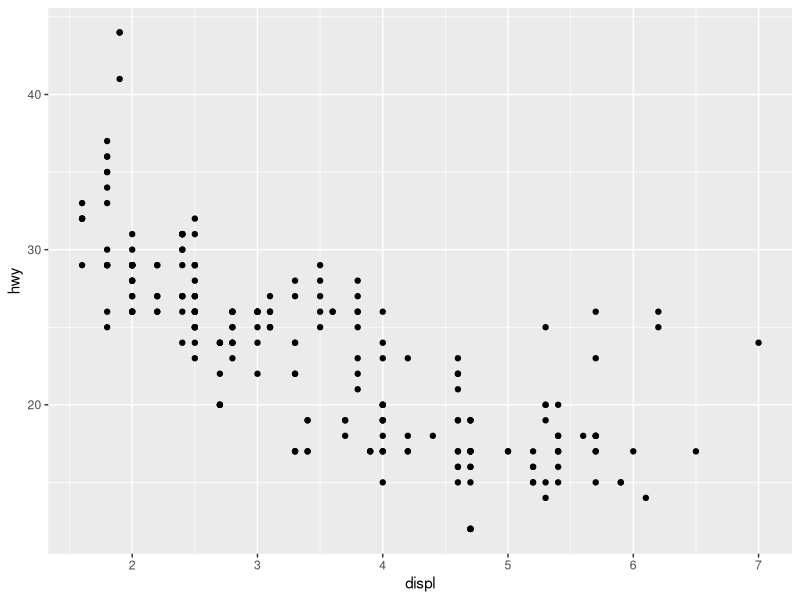
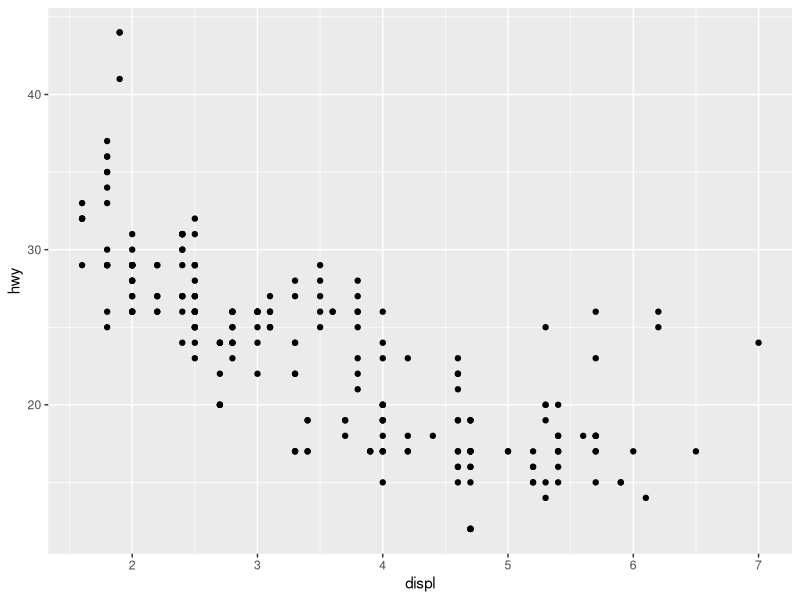
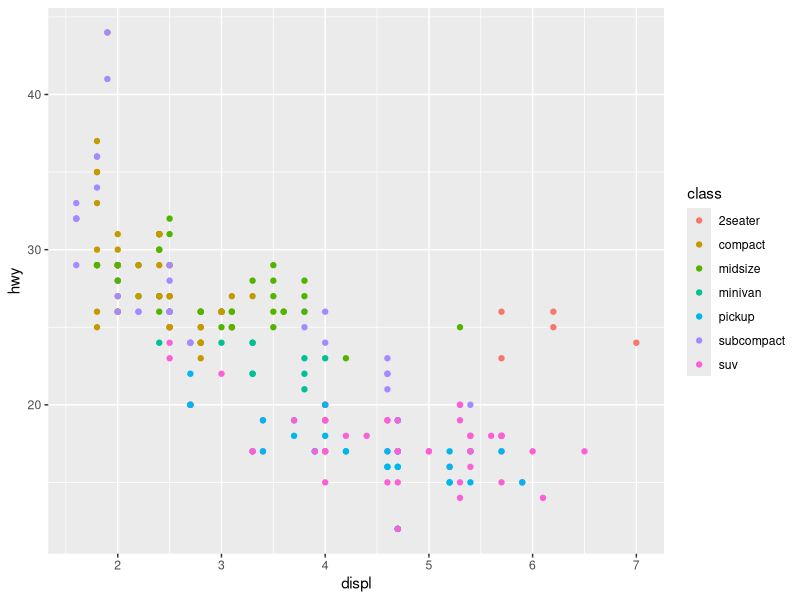
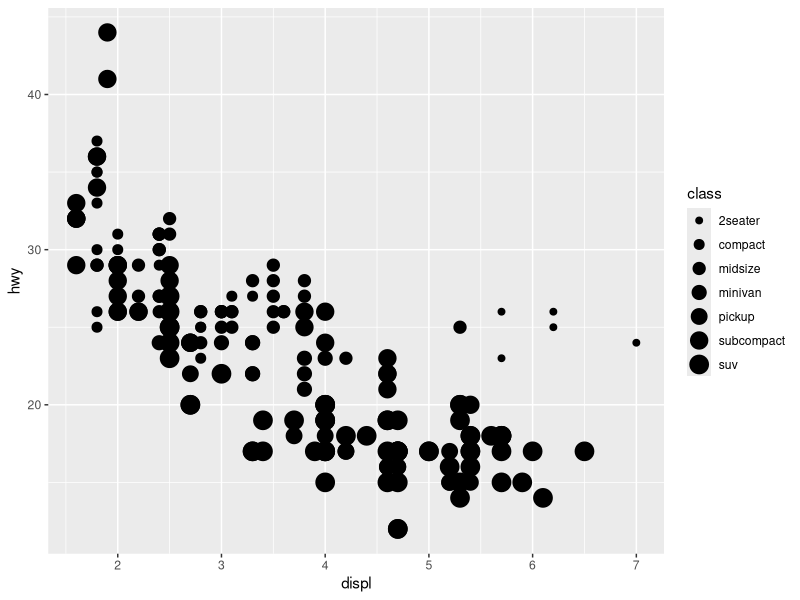
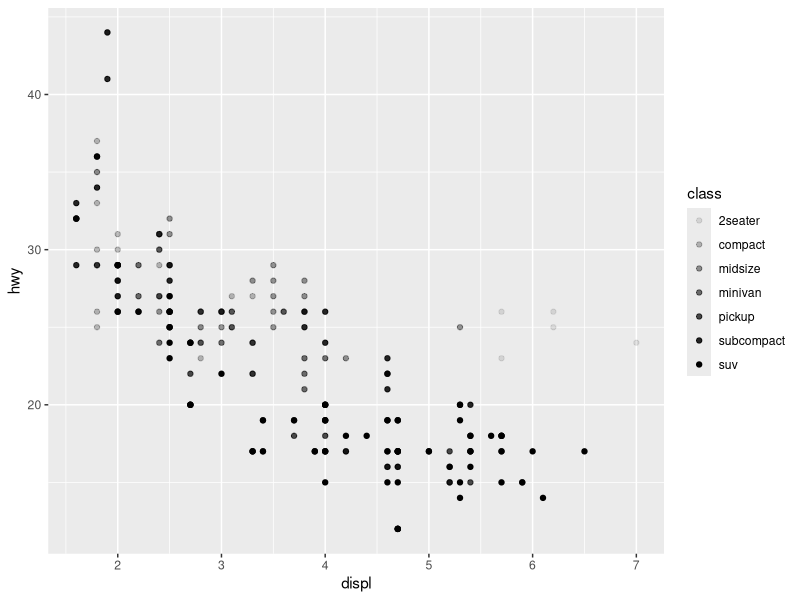
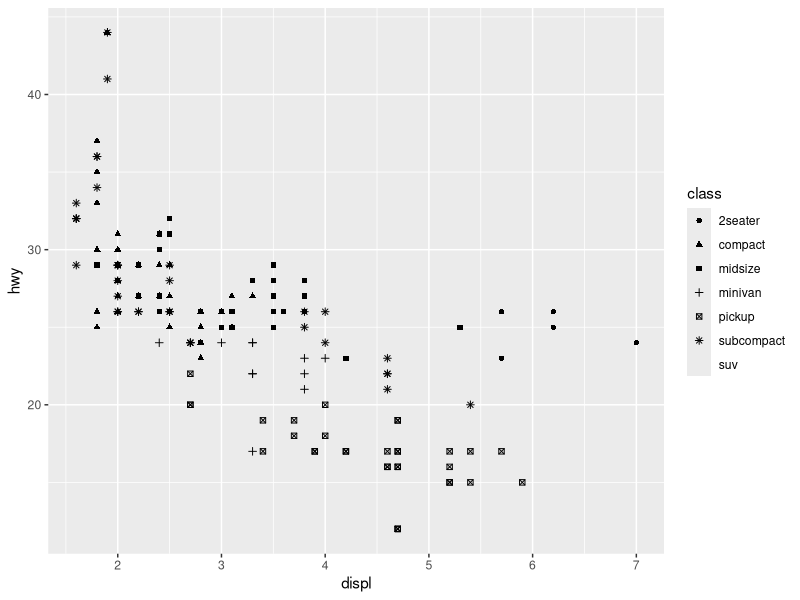
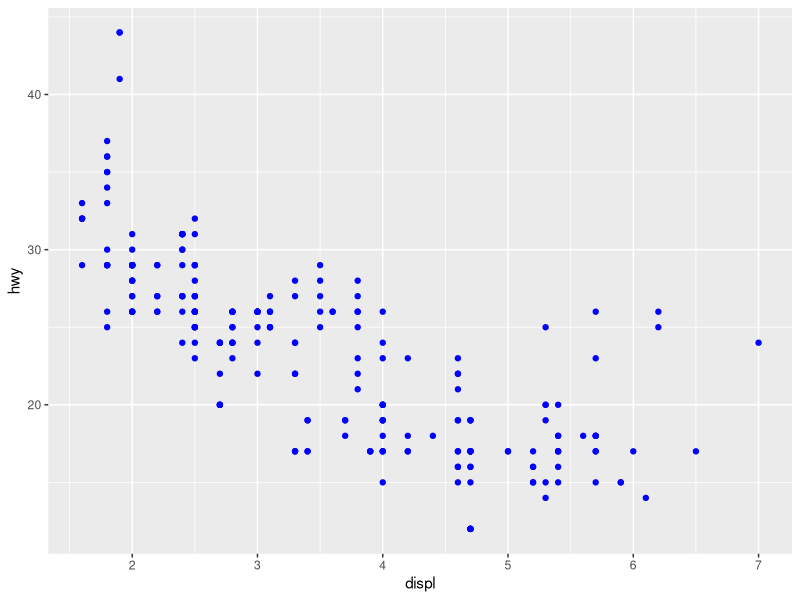
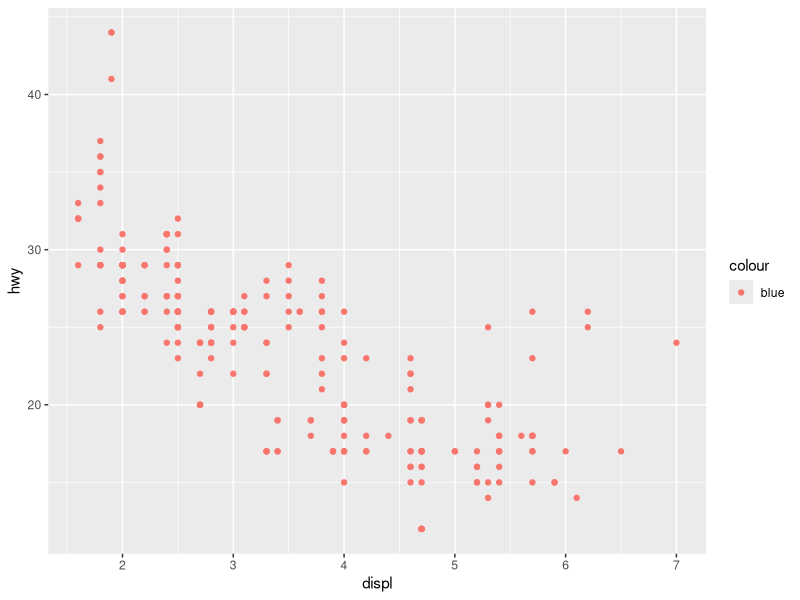

The R source for these figures, in order:
## ---- chunk 1
knitr::opts_chunk$set(echo = TRUE)
## ---- chunk 2
ggplot2::mpg
## ---- chunk 3
library(ggplot2)         
ggplot(data = mpg) +
  geom_point(mapping = aes(x = displ, y = hwy))

## ---- chunk 4
ggplot(data = mpg) + 
  geom_point(mapping = aes(x = displ, y = hwy))
## ---- chunk 5
ggplot(data = mpg) + 
  geom_point(mapping = aes(x = displ, y = hwy, color = class))
## ---- chunk 6
ggplot(data = mpg) + 
  geom_point(mapping = aes(x = displ, y = hwy, size = class))
## ---- chunk 7
ggplot(data = mpg) + 
  geom_point(mapping = aes(x = displ, y = hwy, alpha = class))
## ---- chunk 8
ggplot(data = mpg) +
  geom_point(mapping = aes(x = displ, y = hwy, shape = class))
## ---- chunk 9
ggplot(data = mpg) + 
  geom_point(mapping = aes(x = displ, y = hwy), color = "blue")
## ---- chunk 10
ggplot(data = mpg) +
  geom_point(
    mapping = aes(x = displ, y = hwy, color = "blue")
  )
## ---- chunk 11
ggplot(data = mpg) + 
  geom_point(mapping = aes(x = displ, y = hwy)) +
  facet_wrap(~ class, nrow =2)
## ---- chunk 12
ggplot(data = mpg) + 
  geom_point(mapping = aes(x = displ, y = hwy)) +
  facet_grid(drv ~ cyl) 
## ---- chunk 13
ggplot(data = mpg) + 
  geom_point(mapping = aes(x = displ, y = hwy)) +       facet_grid(. ~ cyl)
## ---- chunk 14
ggplot(data = mpg) + 
  geom_point(mapping = aes(x = drv, y = cyl))
## ---- chunk 15
ggplot(data = mpg) + 
  geom_point(mapping = aes(x = displ, y = hwy)) + 
  facet_grid(drv ~ .)
  
ggplot(data = mpg) + 
  geom_point(mapping = aes(x = displ, y = hwy)) + 
  facet_grid(. ~ cyl)
## ---- chunk 16
ggplot(data = mpg) + 
  geom_point(mapping = aes(x = displ, y = hwy)) + 
  facet_wrap(~ class, nrow = 2)
## ---- chunk 17
ggplot(data = mpg) + 
  geom_point(mapping = aes(x = displ, y = hwy))  
          
ggplot(data = mpg) + 
  geom_smooth(mapping = aes(x = displ, y = hwy))
## ---- chunk 18
ggplot(data = mpg) + 
  geom_smooth(mapping = aes(x = displ, y = hwy,         linetype = drv))
## ---- chunk 19
ggplot(data = mpg, mapping = aes(x = displ, y = hwy)) + 
  geom_point(mapping = aes(color = drv)) +
  geom_smooth(mapping = aes(linetype = drv))
## ---- chunk 20
ggplot(data = mpg) + 
  geom_smooth(mapping = aes(x = displ, y = hwy))
  
ggplot(data = mpg) + 
  geom_smooth(mapping = aes(x = displ, y = hwy, group = drv))
    
ggplot(data = mpg) + 
  geom_smooth(mapping = aes(x = displ, y = hwy, color = drv), show.legend = FALSE)
## ---- chunk 21
ggplot(data = mpg) + 
  geom_point(mapping = aes(x = displ, y = hwy)) + 
  geom_smooth(mapping = aes(x = displ, y = hwy))
## ---- chunk 22
ggplot(data = mpg, mapping = aes(x = displ, y = hwy)) + 
  geom_point() + 
  geom_smooth()
## ---- chunk 23
ggplot(data = mpg, mapping = aes(x = displ, y = hwy)) + 
  geom_point(mapping = aes(color = class)) + 
  geom_smooth()
## ---- chunk 24
library(ggplot2)
library(dplyr)
ggplot(data = mpg, mapping = aes(x = displ, y = hwy)) + 
     geom_point(mapping = aes(color = class)) + 
     geom_smooth(data = filter(mpg, class == "subcompact"), se = FALSE)
## ---- chunk 25
ggplot(data = mpg, mapping = aes(x = displ, y = hwy, color = drv)) + 
  geom_point() + 
  geom_smooth(se = FALSE)
## ---- chunk 26
ggplot(data = mpg, mapping = aes(x = displ, y = hwy)) + 
  geom_point() + 
  geom_smooth()
    
ggplot() + 
  geom_point(data = mpg, mapping = aes(x = displ, y = hwy)) + 
  geom_smooth(data = mpg, mapping = aes(x = displ, y = hwy))
## ---- chunk 27
ggplot(data = mpg, mapping = aes(x = displ, y = hwy)) +
      geom_point() +
      geom_smooth(se = FALSE)
    
ggplot(data = mpg, mapping = aes(x = displ, y = hwy)) +
      geom_point() +
      geom_smooth(mapping = aes(group = drv), se = FALSE)

ggplot(data = mpg, mapping = aes(x = displ, y = hwy)) +
      geom_point(mapping = aes(color = drv)) +
      geom_smooth(mapping = aes(color = drv), se = FALSE) 
    
ggplot(data = mpg, mapping = aes(x = displ, y = hwy)) +
      geom_point(mapping = aes(color = drv)) +
      geom_smooth(se = FALSE) 
    
ggplot(data = mpg, mapping = aes(x = displ, y = hwy)) +
      geom_point(mapping = aes(color = drv)) +
      geom_smooth(mapping = aes(linetype = drv), se = FALSE) 
    
ggplot(data = mpg, mapping = aes(x = displ, y = hwy)) +
      geom_point(mapping = aes(color = drv), se = FALSE)
## ---- chunk 28
ggplot(data = diamonds) + 
  geom_bar(mapping = aes(x = cut))
## ---- chunk 29
ggplot(data = diamonds) +
  stat_count(mapping = aes(x = cut))
## ---- chunk 30
ggplot(data = diamonds) + 
            geom_bar(mapping = aes(x = cut, y = stat(prop), group = 1))
## ---- chunk 31
ggplot(data = diamonds) + 
  stat_summary(
  mapping = aes(x = cut, y = depth),
  fun.min = min, #fun.y is deprecated. Use 'fun' instead.
  fun.max = max, #fun.ymin is deprecated. Use 'fun.min' instead.
  fun = median)
## ---- chunk 32
ggplot(data = diamonds) + 
           geom_bar(mapping = aes(x = cut, y = ..prop..))
## ---- chunk 33
ggplot(data = diamonds) + 
  geom_bar(mapping = aes(x = cut, colour = cut))
    
ggplot(data = diamonds) + 
  geom_bar(mapping = aes(x = cut, fill = cut))
## ---- chunk 34
ggplot(data = diamonds) + 
  geom_bar(mapping = aes(x = cut, fill = clarity))
## ---- chunk 35
ggplot(data = diamonds, mapping = aes(x = cut, fill = clarity)) + 
 geom_bar(alpha = 1/5, position = "identity")
    
ggplot(data = diamonds, mapping = aes(x = cut, colour = clarity)) + 
geom_bar(fill = NA, position = "identity")
## ---- chunk 36
ggplot(data = diamonds) +
 geom_bar(
 mapping = aes(x = cut, fill = clarity), position = "fill")
## ---- chunk 37
ggplot(data = diamonds) + 
  geom_bar(mapping = aes(x = cut, fill = clarity), position = "dodge")
## ---- chunk 38
ggplot(data = mpg) + 
  geom_point(mapping = aes(x = displ, y = hwy))

## ---- chunk 39
ggplot(data = mpg) + 
  geom_point(mapping = aes(x = displ, y = hwy), position = "jitter")
## ---- chunk 40
ggplot(data = mpg, mapping = aes(x = cty, y = hwy)) + 
  geom_point()
## ---- chunk 41
ggplot(data = mpg, mapping = aes(x = class, y = hwy)) + 
  geom_boxplot()

ggplot(data = mpg, mapping = aes(x = class, y = hwy)) + 
  geom_boxplot() +
  coord_flip()
## ---- chunk 42
 bar <- ggplot(data = diamonds) + 
  geom_bar(
  mapping = aes(x = cut, fill = cut), 
  show.legend = FALSE,
  width = 1) + 
  theme(aspect.ratio = 1) +
  labs(x = NULL, y = NULL)
  bar + coord_flip()
  bar + coord_polar()
